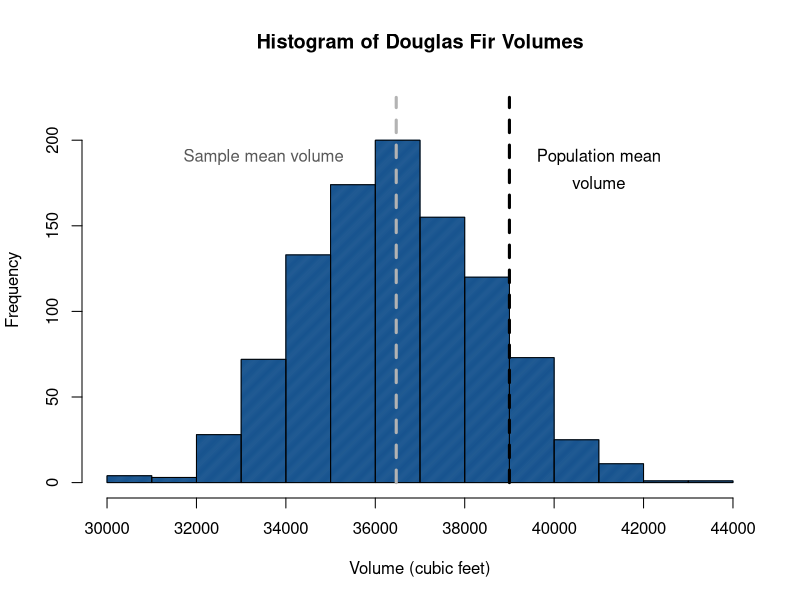
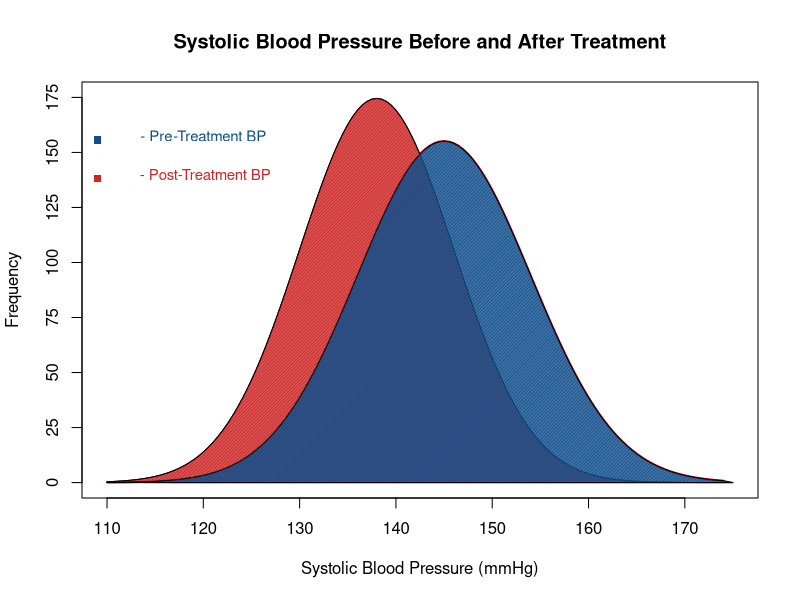
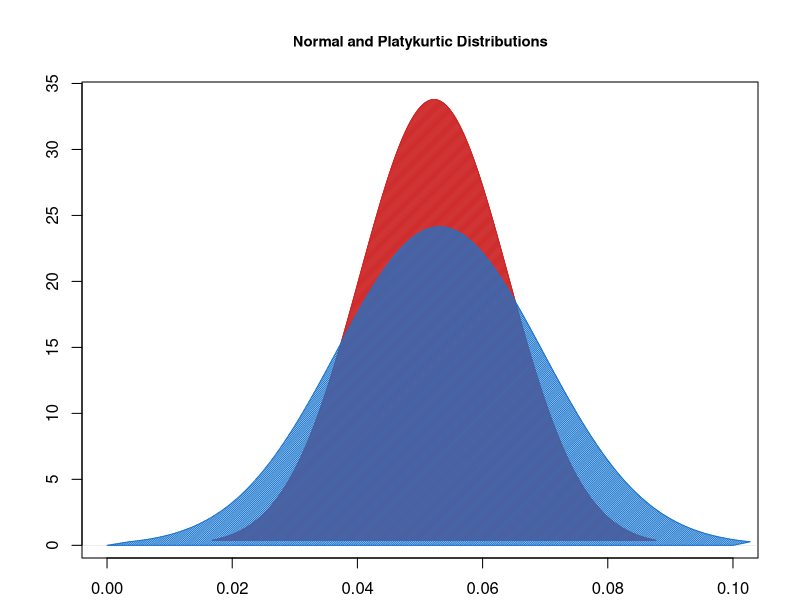

Recreate these plots in R, in order.
###############################################################################
# One-Sample t-Test Example
###############################################################################

set.seed(0)
treeVolume <- c(rnorm(1000, mean = 36500, sd = 2000))
t.test(treeVolume, mu = 39000)

hist(treeVolume, freq = TRUE, density = 150, col = "dodgerblue4",
     border = "black", breaks = 15, 
     main = "Histogram of Douglas Fir Volumes",
     xlab = "Volume (cubic feet)", xlim = c(30000, 44000),
     ylim = c(0, 225))

segments(39000, 0, 39000, 225, lwd = 3,
         lty = 2)
text(41000, 190, "Population mean")
text(41000, 175, "volume")

segments(mean(treeVolume), 0, mean(treeVolume), 225,
         lwd = 3, lty = 2, col = "gray70")
text(33500, 190, "Sample mean volume", col = "gray35")

###############################################################################
# Paired-Samples Example
###############################################################################

# Let's say that we're measuring systolic
# blood pressures of patients before and
# after treatment with a drug meant to 
# reduce hypertension

set.seed(2820)

# We have 500 patients with a preTreat systolic
# bp of M = 145, SD = 11
preTreat <- c(rnorm(1000, mean = 145, sd = 9))

# And a postTreat systolic bp M = 130
# and SD = 15
postTreat <- c(rnorm(1000, mean = 138, sd = 8))

# Did the treatment reduce hypertension?
t.test(preTreat, postTreat, paired=TRUE)

bloodPressures <- data.frame(Systolic = c(preTreat, postTreat),
                         Treatment = c(rep("Pre-Treatment", 1000), 
                                       rep("Post-Treatment", 1000)))

# Optional histogram using ggplot

# library(ggplot2)
# ggplot(bloodPressures, aes(x = Systolic, fill = Treatment)) +
#   geom_bar(binwidth = 3, colour = "black", position = "identity", alpha = 0.6) + 
#   xlim(117, 174) +
#   xlab("Systolic Blood Pressure (mmHg)") + 
#   ggtitle("Systolic Blood Pressure Before and After Treatment")

x <- seq(from = 110, to = 174, by = 0.5)
y1 <- dnorm(x, mean = 145, sd = 9)
y2 <- dnorm(x, mean = 138, sd = 8)
plot(x, y1, type="l", lwd=2, col="red",
     main="Systolic Blood Pressure Before and After Treatment",
     xlab = "Systolic Blood Pressure (mmHg)",
     ylab = "Frequency", yaxt="n",
     xlim = c(110, 175), ylim = c(0, 0.05))
lines(x, y2)
polygon(c(110,x,175),c(0,y2,0), col="firebrick3", density = 100,
        border = "black")
polygon(c(117,x,175),c(0,y1,0), col="dodgerblue4", density = 100,
        border = "black")

ylab=c(seq(from=0, to=175, by=25))
y=c(seq(from=0, to=0.05, length.out = 8))
axis(2,at=y,labels=ylab)

text(x = 120, y = 0.045, "- Pre-Treatment BP", col = "dodgerblue4", cex = 0.9)
text(x = 120, y = 0.04, " - Post-Treatment BP", col = "firebrick3", cex = 0.9)
points(109, 0.0445, pch = 15, col = "dodgerblue4")
points(109, 0.0395, pch = 15, col = "firebrick3")

###############################################################################
# Equality of Variance
###############################################################################

# For Levene's Test:
library(car)
leveneTest(bloodPressures$Systolic, bloodPressures$Treatment)

# Or:
var.test(preTreat, postTreat)

###############################################################################
# Kurtosis
###############################################################################

par(mar = c(2.1,4.1,4.1,2.1))
set.seed(0)
x <- c(rep(
  mean(
    rnorm(10000,0,5)
    ),1000)
  )
plot(density(x), xlab = "",
     ylab = "", main = "Normal and Platykurtic Distributions",
     col = "firebrick3",
     xlim = c(0,0.1), cex.main = 0.9)
polygon(density(x), col = "firebrick3", density = 150)

set.seed(0)
x <- c(rep(
  mean(
    rnorm(10000,0,7)
  ),1000)
)

dens <- density(x)
polygon(c(0,dens$x-0.02,0.1), c(0,dens$y,0), col="dodgerblue3", density = 75)

###############################################################################
# Implementation in R
###############################################################################

# Independent 2-group t-test
# where y1 and y2 are numeric
set.seed(0)
ClevelandSpending <- rnorm(50, mean = 250, sd = 75)
NYSpending <- rnorm(50, mean = 300, sd = 80)
t.test(ClevelandSpending, NYSpending, var.equal=TRUE)

# Independent 2-group t-test
# where y1 is numeric and y2 is binary
spending <- c(ClevelandSpending, NYSpending)
city <- c(rep("Cleveland", 50), rep("New York", 50))
t.test(spending~city, var.equal=TRUE)

# Independent 2-group t-test
# Equal variances not assumed
t.test(ClevelandSpending, NYSpending, var.equal=FALSE)

# Paired-samples t-test
# where y1 & y2 are numeric
set.seed(2820)
preTreat <- c(rnorm(1000, mean = 145, sd = 9))
postTreat <- c(rnorm(1000, mean = 138, sd = 8))
t.test(preTreat, postTreat, paired=TRUE)

# One-sample t-test
set.seed(0)
treeVolume <- c(rnorm(75, mean = 36500, sd = 2000))
t.test(treeVolume, mu = 39000) # Ho: mu = 39000
